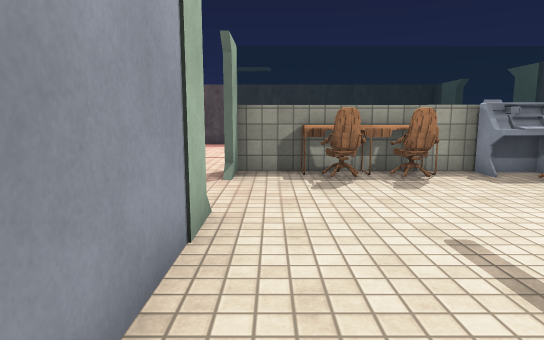
View 1 (above)

22 first-person views from a walk through a scene from a Unity 3-D project. The camera is 1.3 m above the floor, tilts 8° down and sees 75° across. Doors are open. The floor is counted in squares, 1 m on a side. Each view is taken from the middle of a square. On the plan, view 1 faces up. The plan holds only what a view shows up to about 15 squares ahead; the rest is blank. The place goes on beyond the plan. The player is left out. Some surface patterns are stand-ins.

View 2
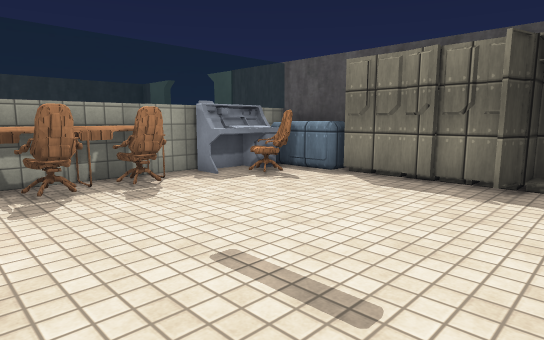

View 3
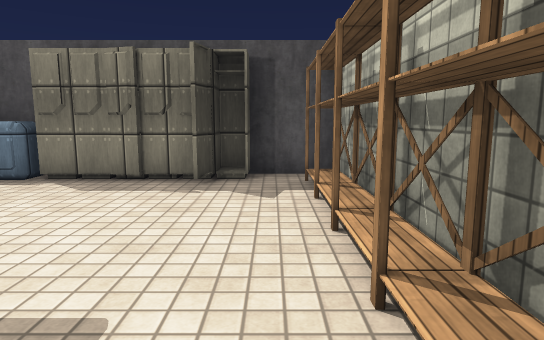

View 4
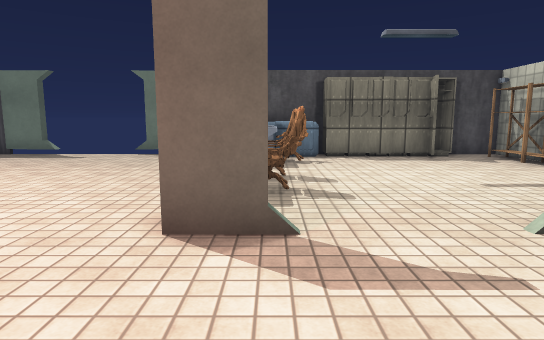

View 5
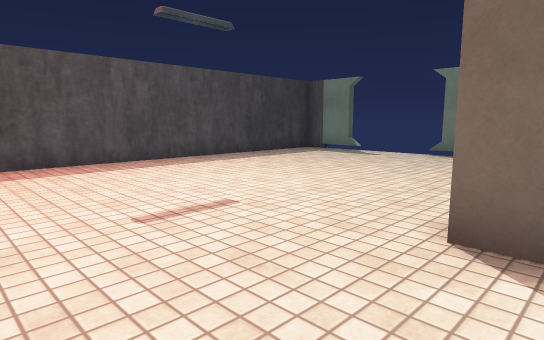

View 6
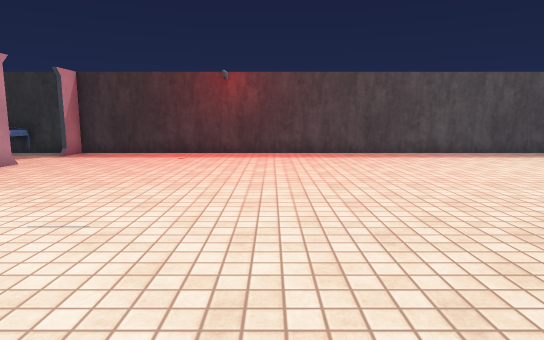

View 7
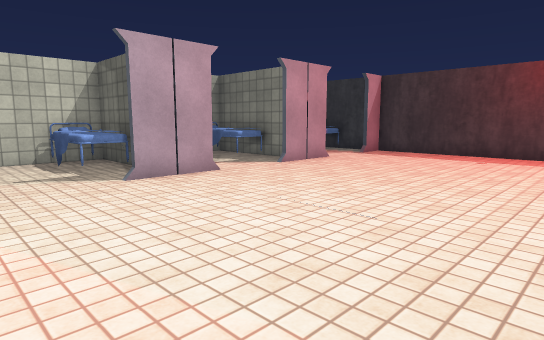

View 8
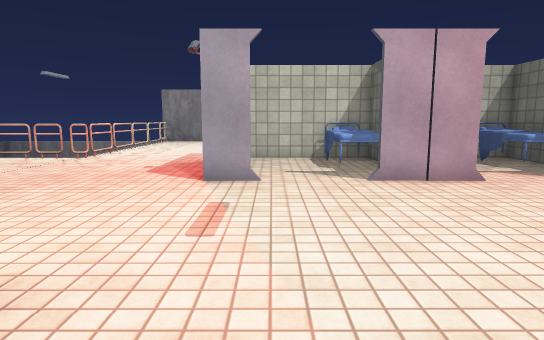

View 9
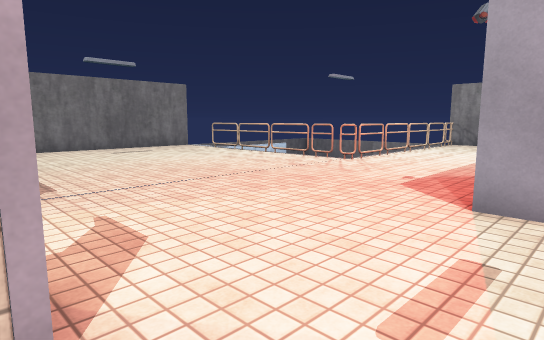

View 10
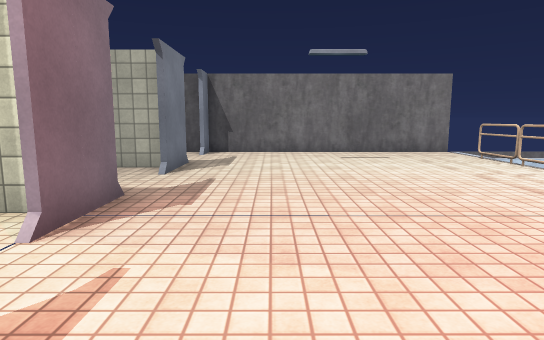

View 11
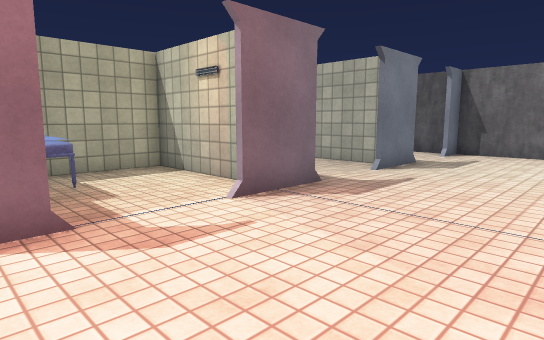

View 12
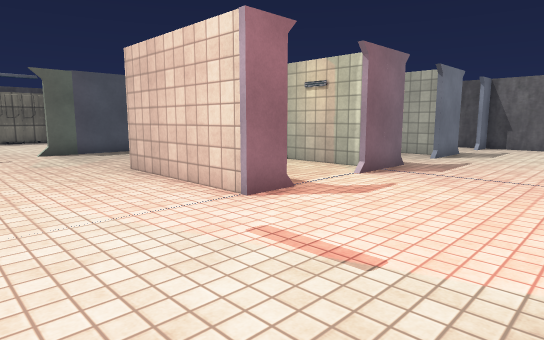

View 13
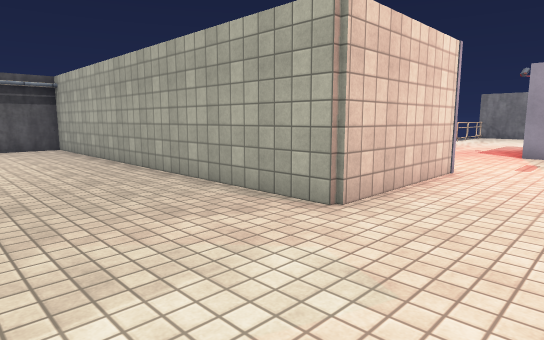

View 14
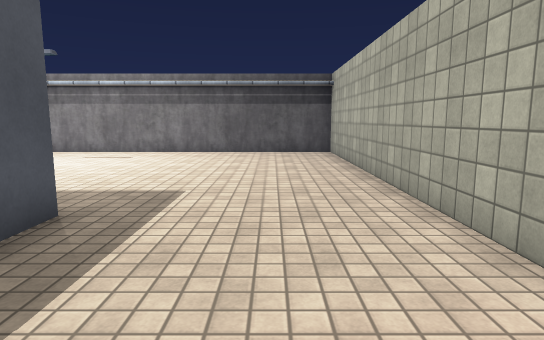

View 15
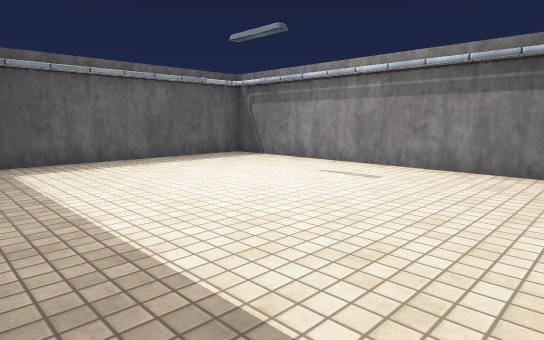

View 16
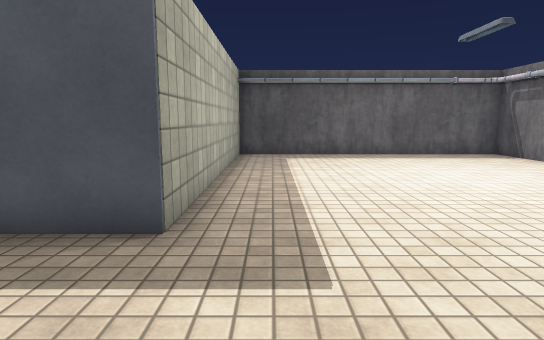

View 17
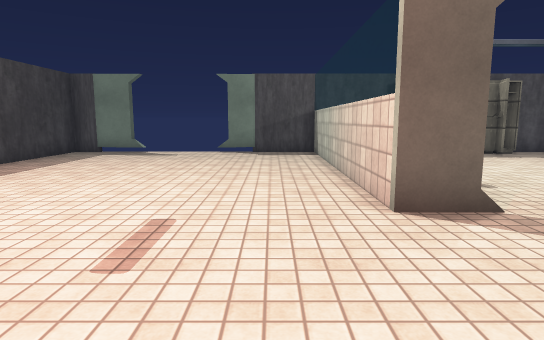

View 18
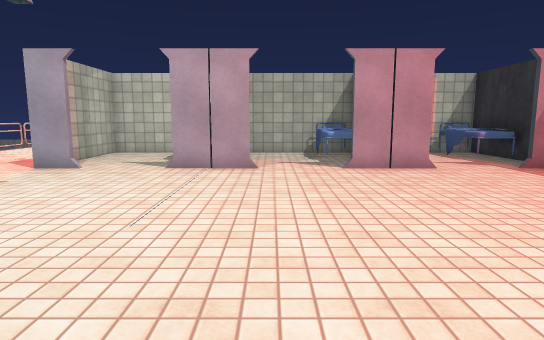

View 19
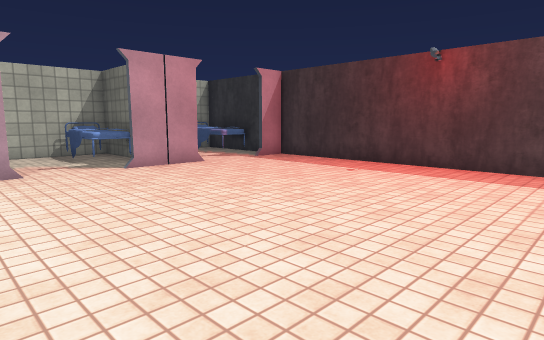

View 20
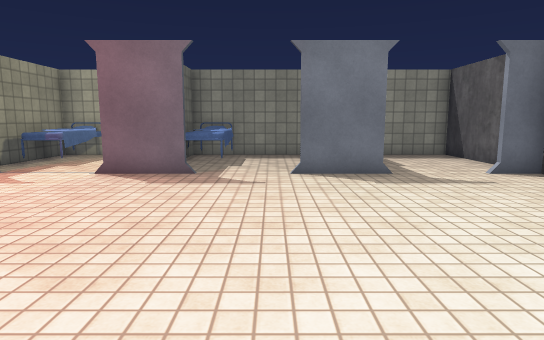

View 21
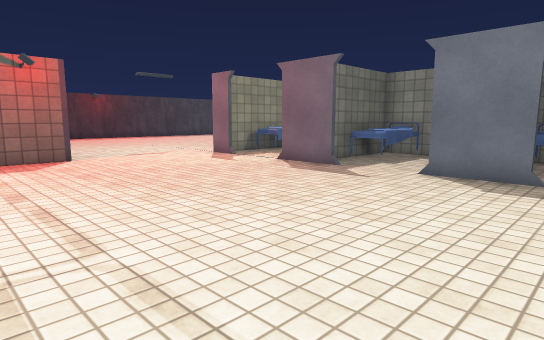

View 22
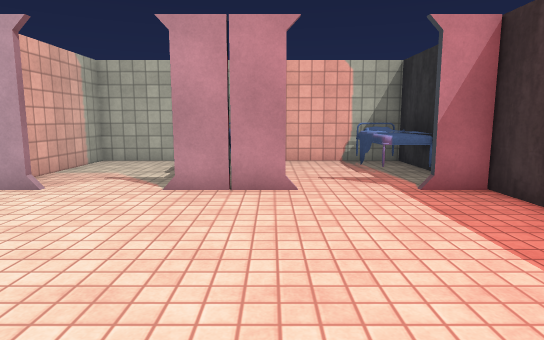

### Floor plan
Ten units are one square. View 1 is at (0, 0); x grows to the right and y downward. Boxes are objects, and circles mark ways between rooms. Rooms are numbered by the first view taken in them; rooms with no view inside come last. Other rooms are left out.
<svg viewBox="-220 -196 315 307">
<path fill="none" stroke="#000" d="M-9 -48 -9 -10M86 -60 86 -90M19 6 86 6 86 -16M54 -91 34 -91M15 -91 -9 -91 -9 -79M86 -91 76 -91M-66 -34 -66 -38 -76 -38M-64 -16 -64 106M-65 10 -75 10M-114 -29 -114 -40 -64 -40 -64 -35M-11 -79 -11 -93 15 -93M-66 26 -66 9M-114 20 -114 -2M-166 -56 -166 -45 -184 -45M34 -93 85 -93M-114 69 -114 46M-166 -105 -166 -82M-71 106 86 106 86 8 -11 8 -11 -46M86 -90 86 -132M-166 -154 -166 -131M-166 -191 -166 -179M86 -162 86 -191 -169 -191M-214 106 -114 106 -114 95M-111 106 -71 106M-66 106 -66 82M-75 10 -101 10M-66 51 -66 26M-110 57 -85 57M-76 -38 -106 -38M-108 9 -65 9M-66 9 -66 -16"/>
<rect x="5" y="-5" width="20" height="10" fill="#bbb"><title>shelf</title></rect>
<rect x="5" y="-85" width="20" height="10" fill="#bbb"><title>chair</title></rect>
<rect x="25" y="-5" width="10" height="10" fill="#bbb"><title>shelf</title></rect>
<rect x="25" y="-85" width="20" height="10" fill="#bbb"><title>chair</title></rect>
<rect x="35" y="-5" width="20" height="10" fill="#bbb"><title>shelf</title></rect>
<rect x="45" y="-95" width="20" height="20" fill="#bbb"><title>console</title></rect>
<rect x="55" y="-5" width="30" height="10" fill="#bbb"><title>shelf</title></rect>
<rect x="55" y="-85" width="20" height="20" fill="#bbb"><title>chair</title></rect>
<rect x="75" y="-25" width="10" height="10" fill="#bbb"><title>locker</title></rect>
<rect x="75" y="-35" width="10" height="10" fill="#bbb"><title>locker</title></rect>
<rect x="75" y="-45" width="10" height="10" fill="#bbb"><title>locker</title></rect>
<rect x="75" y="-55" width="10" height="10" fill="#bbb"><title>locker</title></rect>
<rect x="75" y="-65" width="10" height="10" fill="#bbb"><title>locker</title></rect>
<rect x="75" y="-85" width="10" height="20" fill="#bbb"><title>container</title></rect>
<rect x="-215" y="65" width="10" height="20" fill="#bbb"><title>other object</title></rect>
<rect x="-215" y="45" width="10" height="20" fill="#bbb"><title>other object</title></rect>
<rect x="-215" y="25" width="10" height="20" fill="#bbb"><title>other object</title></rect>
<rect x="-215" y="15" width="10" height="10" fill="#bbb"><title>other object</title></rect>
<rect x="15" y="-95" width="10" height="10" fill="#bbb"><title>table</title></rect>
<rect x="25" y="-95" width="10" height="10" fill="#bbb"><title>table</title></rect>
<rect x="-95" y="55" width="30" height="20" fill="#bbb"><title>other object</title></rect>
<rect x="-95" y="15" width="30" height="20" fill="#bbb"><title>bed</title></rect>
<rect x="-105" y="-35" width="40" height="20" fill="#bbb"><title>bed</title></rect>
<circle cx="-10" cy="-65" r="3" fill="#2a7"/>
<circle cx="-110" cy="80" r="3" fill="#2a7"/>
<circle cx="-110" cy="30" r="3" fill="#2a7"/>
<circle cx="-110" cy="-15" r="3" fill="#2a7"/>
<text x="40" y="-40">1</text>
<text x="-60" y="-40">2</text>
<text x="-90" y="80">3</text>
<text x="-90" y="30">4</text>
<text x="-90" y="-20">5</text>
</svg>
Room 1 opens to room 2. Room 2 opens to room 3. Room 2 opens to room 4. Room 2 opens to room 5.

Where each view was taken, in squares from view 1:
view 1: 0 up, 0 right, facing up
view 2: 1 up, 0 right, facing up-right
view 3: 1 up, 0 right, facing right
view 4: 8 up, 5 left, facing right
view 5: 8 up, 5 left, facing up-right
view 6: 5 up, 9 left, facing up
view 7: 5 up, 9 left, facing up-left
view 8: 6 up, 9 left, facing left
view 9: 6 up, 11 left, facing down-left
view 10: 4 up, 14 left, facing down
view 11: 4 up, 16 left, facing down-right
view 12: 8 up, 16 left, facing down-right
view 13: 7 up, 2 left, facing down-left
view 14: 4 up, 4 left, facing down
view 15: 1 down, 3 left, facing down-right
view 16: 2 down, 5 left, facing right
view 17: 11 up, 6 left, facing right
view 18: 11 up, 7 left, facing left
view 19: 9 up, 7 left, facing up-left
view 20: 4 down, 20 left, facing right
view 21: 8 down, 20 left, facing up-right
view 22: 15 up, 10 left, facing left
